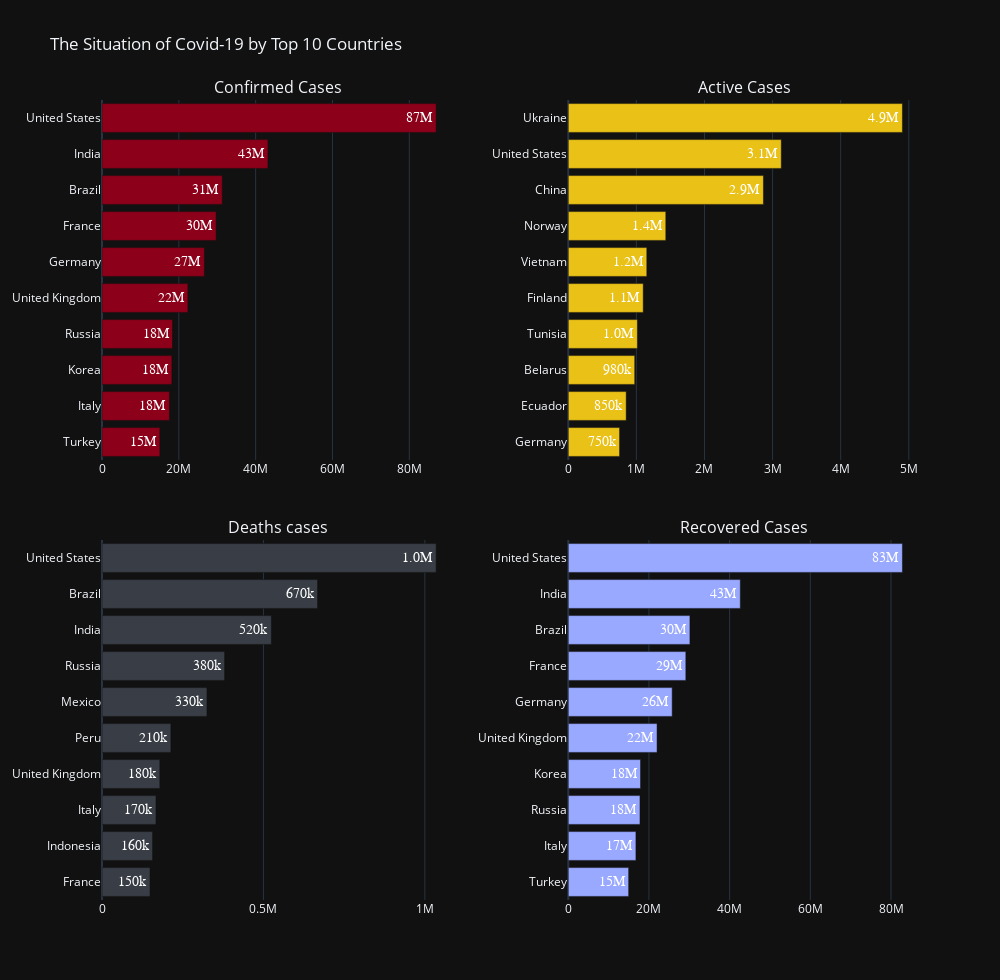

The cell this chart's notebook holds for it:
### Markdown cell above
# The 4 bar charts above tell the situation of Covid-19 among continents with divided into 4 conditions, they are total number of confirmed cases, active cases, death cases and recovered cases.
# Although Europe countries have the most confirmed cases, but they also have the higher recovered cases compare to other continents. This situation can tell that a tremendous medical assistance has plunged into Europe countries. 
# Asian countries considered more successful in curbing the virus spread, it can tells from the charts above that although Asia is the second higher of confirmed cases, however Asia also the second higher recovered continent and the numbers of active and deaths cases are less than Europe and North America not to mention that Asia is the largest population in the world. 
# The pandemic prevention measures in North America and South America are relatively unfavorable compare to Asia, this may due to many countires are easing their restriction precaution to curb the spread of virus.
# Total cases in Oceania with 4 conditions are relatively low compare to other continents due to less population in this area.

### Code cell
from plotly.subplots import make_subplots

grey, burgundy, peach, blue = '#393e46', '#8C001A', '#EAC117', '#99a9ff'

fig_c = px.bar(pandemic.sort_values(by='Confirmed', ascending = False).head(10), x='Confirmed', y='Country',
             labels={'Confirmed': "Confirmed Cases"}, text='Confirmed', hover_data=['Country','Continents'],
               color_discrete_sequence=[burgundy])

fig_a = px.bar(pandemic.sort_values(by='Active', ascending = False).head(10), x='Active', y='Country',
             labels={'Active': "Active Cases"}, text='Active', hover_data=['Country','Continents'],color_discrete_sequence=[peach])

fig_d = px.bar(pandemic.sort_values(by='Deaths', ascending = False).head(10), x='Deaths', y='Country',
             labels={'Deaths': "Deaths Cases"}, text='Deaths', hover_data=['Country','Continents'], color_discrete_sequence=[grey])

fig_r = px.bar(pandemic.sort_values(by='Recovered', ascending = False).head(10), x='Recovered', y='Country',
             labels={'Recovered': "Recovered Cases"}, text='Recovered', hover_data=['Country','Continents'], color_discrete_sequence=[blue])

fig = make_subplots(rows=2, cols=2, shared_xaxes=False, horizontal_spacing=0.14, vertical_spacing=0.1, 
                    subplot_titles=('Confirmed Cases','Active Cases','Deaths cases','Recovered Cases'))

fig.add_trace(fig_c['data'][0], row=1, col=1)
fig.add_trace(fig_a['data'][0], row=1, col=2)
fig.add_trace(fig_d['data'][0], row=2, col=1)
fig.add_trace(fig_r['data'][0], row=2, col=2)



fig.update_traces(textposition='auto', textfont_size=14, textfont_family="Arial", textfont_color="white", 
                  texttemplate='%{text:,.2s}')

fig.update_yaxes(row=1, col=1, autorange='reversed')
fig.update_yaxes(row=1, col=2, autorange='reversed')
fig.update_yaxes(row=2, col=1, autorange='reversed')
fig.update_yaxes(row=2, col=2, autorange='reversed')

fig.update_layout(template='plotly_dark', height=980, width=1000, title='The Situation of Covid-19 by Top 10 Countries') 
# yaxis_categoryorder = 'total ascending'

fig.show()

### Figure 1 — Plotly figure (JSON) as saved in the notebook; plotly's stock layout.template omitted (floating-point values rounded to 4 significant figures)
{"data": [{"alignmentgroup": "True", "customdata": [["North America"], ["Asia"], ["South America"], ["Europe"], ["Europe"], ["Europe"], ["Europe"], ["Asia"], ["Europe"], ["Asia"]], "hovertemplate": "Confirmed Cases=%{text}<br>Country=%{y}<br>Continents=%{customdata[0]}<extra></extra>", "legendgroup": "", "marker": {"color": "#8C001A", "pattern": {"shape": ""}}, "name": "", "offsetgroup": "", "orientation": "h", "showlegend": false, "text": [86988671, 43197522, 31315777, 29713219, 26652380, 22363067, 18362105, 18188200, 17566061, 15072747], "textfont": {"color": "white", "family": "Arial", "size": 14}, "textposition": "auto", "texttemplate": "%{text:,.2s}", "type": "bar", "x": [86988671, 43197522, 31315777, 29713219, 26652380, 22363067, 18362105, 18188200, 17566061, 15072747], "xaxis": "x", "y": ["United States", "India", "Brazil", "France", "Germany", "United Kingdom", "Russia", "Korea", "Italy", "Turkey"], "yaxis": "y"}, {"alignmentgroup": "True", "customdata": [["Europe"], ["North America"], ["Asia"], ["Europe"], ["Asia"], ["Europe"], ["Africa"], ["Europe"], ["South America"], ["Europe"]], "hovertemplate": "Active Cases=%{text}<br>Country=%{y}<br>Continents=%{customdata[0]}<extra></extra>", "legendgroup": "", "marker": {"color": "#EAC117", "pattern": {"shape": ""}}, "name": "", "offsetgroup": "", "orientation": "h", "showlegend": false, "text": [4906324, 3127641, 2865667, 1432302, 1153184, 1100584, 1014892, 975889, 850574, 753432], "textfont": {"color": "white", "family": "Arial", "size": 14}, "textposition": "auto", "texttemplate": "%{text:,.2s}", "type": "bar", "x": [4906324, 3127641, 2865667, 1432302, 1153184, 1100584, 1014892, 975889, 850574, 753432], "xaxis": "x2", "y": ["Ukraine", "United States", "China", "Norway", "Vietnam", "Finland", "Tunisia", "Belarus", "Ecuador", "Germany"], "yaxis": "y2"}, {"alignmentgroup": "True", "customdata": [["North America"], ["South America"], ["Asia"], ["Europe"], ["North America"], ["South America"], ["Europe"], ["Europe"], ["Asia"], ["Europe"]], "hovertemplate": "Deaths Cases=%{text}<br>Country=%{y}<br>Continents=%{customdata[0]}<extra></extra>", "legendgroup": "", "marker": {"color": "#393e46", "pattern": {"shape": ""}}, "name": "", "offsetgroup": "", "orientation": "h", "showlegend": false, "text": [1035031, 667701, 524723, 379736, 325042, 213289, 179083, 167169, 156628, 148668], "textfont": {"color": "white", "family": "Arial", "size": 14}, "textposition": "auto", "texttemplate": "%{text:,.2s}", "type": "bar", "x": [1035031, 667701, 524723, 379736, 325042, 213289, 179083, 167169, 156628, 148668], "xaxis": "x3", "y": ["United States", "Brazil", "India", "Russia", "Mexico", "Peru", "United Kingdom", "Italy", "Indonesia", "France"], "yaxis": "y3"}, {"alignmentgroup": "True", "customdata": [["North America"], ["Asia"], ["South America"], ["Europe"], ["Europe"], ["Europe"], ["Asia"], ["Europe"], ["Europe"], ["Asia"]], "hovertemplate": "Recovered Cases=%{text}<br>Country=%{y}<br>Continents=%{customdata[0]}<extra></extra>", "legendgroup": "", "marker": {"color": "#99a9ff", "pattern": {"shape": ""}}, "name": "", "offsetgroup": "", "orientation": "h", "showlegend": false, "text": [82825999, 42640301, 30155386, 29142555, 25759000, 22007129, 17914100, 17777625, 16769897, 14971256], "textfont": {"color": "white", "family": "Arial", "size": 14}, "textposition": "auto", "texttemplate": "%{text:,.2s}", "type": "bar", "x": [82825999, 42640301, 30155386, 29142555, 25759000, 22007129, 17914100, 17777625, 16769897, 14971256], "xaxis": "x4", "y": ["United States", "India", "Brazil", "France", "Germany", "United Kingdom", "Korea", "Russia", "Italy", "Turkey"], "yaxis": "y4"}], "layout": {"annotations": [{"font": {"size": 16}, "showarrow": false, "text": "Confirmed Cases", "x": 0.215, "xanchor": "center", "xref": "paper", "y": 1, "yanchor": "bottom", "yref": "paper"}, {"font": {"size": 16}, "showarrow": false, "text": "Active Cases", "x": 0.785, "xanchor": "center", "xref": "paper", "y": 1, "yanchor": "bottom", "yref": "paper"}, {"font": {"size": 16}, "showarrow": false, "text": "Deaths cases", "x": 0.215, "xanchor": "center", "xref": "paper", "y": 0.45, "yanchor": "bottom", "yref": "paper"}, {"font": {"size": 16}, "showarrow": false, "text": "Recovered Cases", "x": 0.785, "xanchor": "center", "xref": "paper", "y": 0.45, "yanchor": "bottom", "yref": "paper"}], "height": 980, "title": {"text": "The Situation of Covid-19 by Top 10 Countries"}, "width": 1000, "xaxis": {"anchor": "y", "domain": [0, 0.43]}, "xaxis2": {"anchor": "y2", "domain": [0.57, 1]}, "xaxis3": {"anchor": "y3", "domain": [0, 0.43]}, "xaxis4": {"anchor": "y4", "domain": [0.57, 1]}, "yaxis": {"anchor": "x", "autorange": "reversed", "domain": [0.55, 1]}, "yaxis2": {"anchor": "x2", "autorange": "reversed", "domain": [0.55, 1]}, "yaxis3": {"anchor": "x3", "autorange": "reversed", "domain": [0, 0.45]}, "yaxis4": {"anchor": "x4", "autorange": "reversed", "domain": [0, 0.45]}}}
